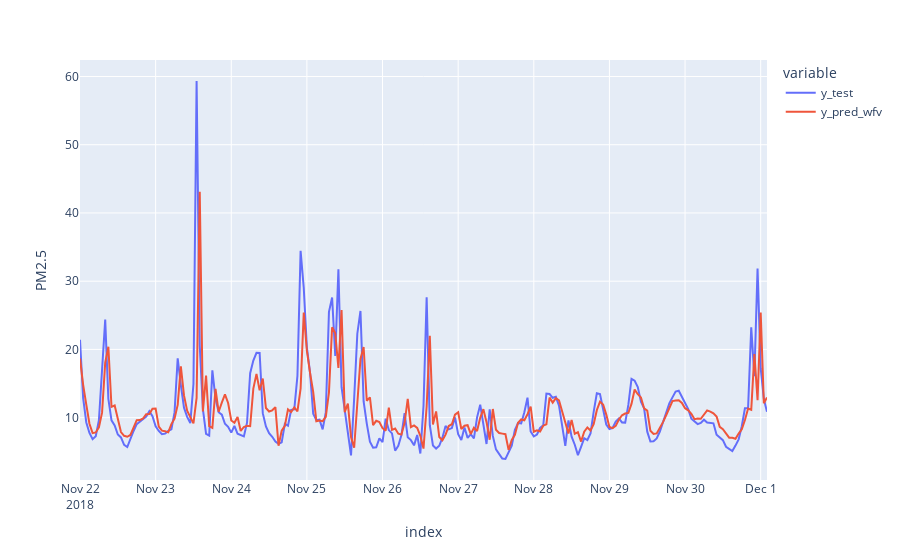

Notebook code for this chart:
### Code cell
#Put the values for y_test and y_pred_wfv into the DataFrame df_pred_test (don't forget the index). Then plot df_pred_test using plotly express.
df_pred_test = pd.DataFrame(
    {'y_test': y_test, 'y_pred_wfv': y_pred_wfv
    }

)
fig = px.line(df_pred_test, labels={'value' : 'PM2.5'})
fig.show()

### Figure 1 — Plotly figure (JSON) as saved in the notebook; plotly's stock layout.template omitted (floating-point values rounded to 4 significant figures; data arrays with more than 128 entries replaced by an {"elided": "..."} marker saying what was removed)
{"data": [{"hovertemplate": "variable=y_test<br>index=%{x}<br>PM2.5=%{y}<extra></extra>", "legendgroup": "y_test", "line": {"color": "#636efa", "dash": "solid"}, "marker": {"symbol": "circle"}, "mode": "lines", "name": "y_test", "orientation": "v", "showlegend": true, "type": "scatter", "x": {"elided": "219 str values"}, "xaxis": "x", "y": {"elided": "219 float values"}, "yaxis": "y"}, {"hovertemplate": "variable=y_pred_wfv<br>index=%{x}<br>PM2.5=%{y}<extra></extra>", "legendgroup": "y_pred_wfv", "line": {"color": "#EF553B", "dash": "solid"}, "marker": {"symbol": "circle"}, "mode": "lines", "name": "y_pred_wfv", "orientation": "v", "showlegend": true, "type": "scatter", "x": {"elided": "219 str values"}, "xaxis": "x", "y": {"elided": "219 float values"}, "yaxis": "y"}], "layout": {"legend": {"title": {"text": "variable"}, "tracegroupgap": 0}, "margin": {"t": 60}, "xaxis": {"anchor": "y", "domain": [0, 1], "title": {"text": "index"}}, "yaxis": {"anchor": "x", "domain": [0, 1], "title": {"text": "PM2.5"}}}}
